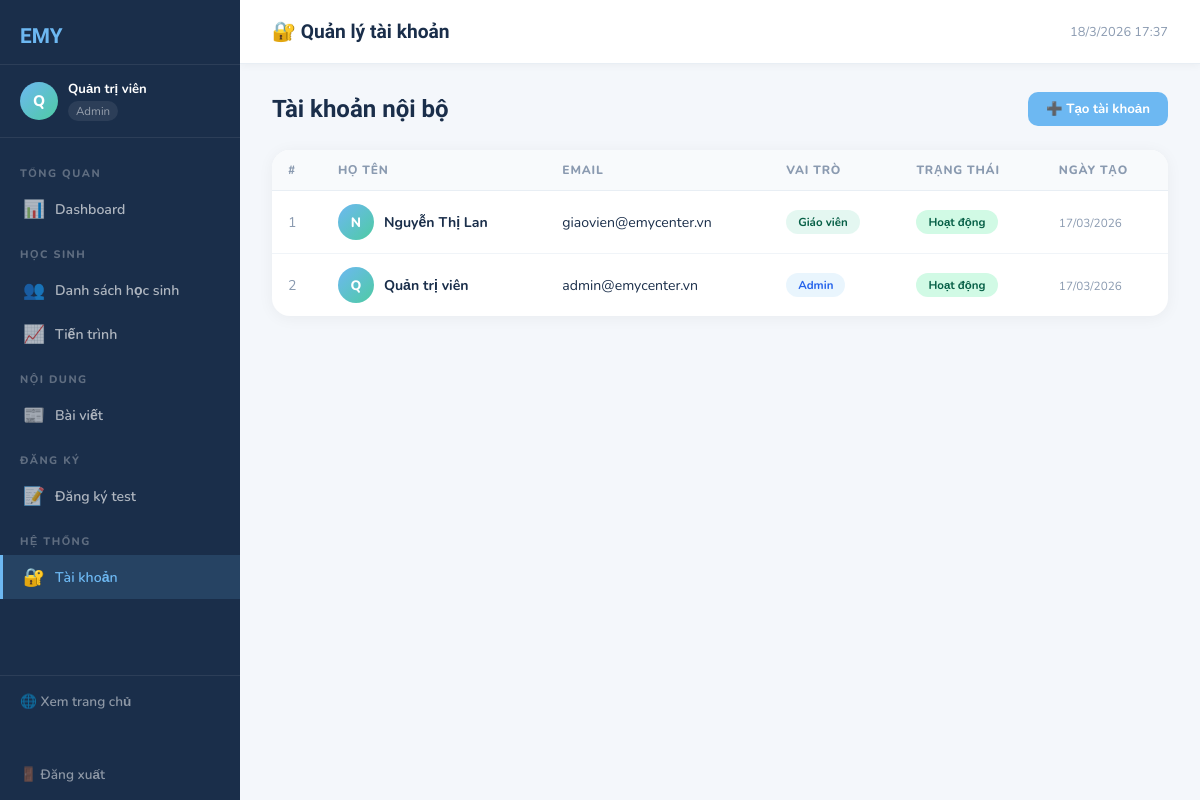
Page /admin/tai-khoan (signed in) on the committed database.
### models.py (models this page shows)
class User(UserMixin, db.Model):
    __tablename__ = 'users'
    id            = db.Column(db.Integer, primary_key=True)
    fullname      = db.Column(db.String(100), nullable=False)
    email         = db.Column(db.String(120), unique=True, nullable=False)
    password_hash = db.Column(db.String(200), nullable=False)
    role          = db.Column(db.String(20), default='teacher')
    avatar        = db.Column(db.String(200), default='default.png')
    is_active     = db.Column(db.Boolean, default=True)
    created_at    = db.Column(db.DateTime, default=datetime.utcnow)

### routes.py (the view)
@admin_bp.route('/tai-khoan')
@login_required
@admin_required
def accounts():
    users=User.query.order_by(User.created_at.desc()).all()
    return render_template('admin/accounts.html', users=users)

### app.py (called while the page is built)
@login_manager.user_loader
def load_user(user_id):
    return User.query.get(int(user_id))

### routes.py (called while the page is built)
def admin_required(f):
    @wraps(f)
    def decorated(*args, **kwargs):
        if not current_user.is_authenticated or current_user.role != 'admin':
            abort(403)
        return f(*args, **kwargs)
    return decorated

### templates/admin/accounts.html (shortened to what this page needs)
{% extends 'admin/base_admin.html' %}
{% block page_title %}🔐 Quản lý tài khoản{% endblock %}
{% block content %}
<div class="page-header">
  <div><h2>Tài khoản nội bộ</h2></div>
  <a href="{{ url_for('admin.add_account') }}" class="btn btn-primary">➕ Tạo tài khoản</a>
</div>
<div class="card">
  <div class="card-body">
    <div class="table-wrap">
      <table>
        <thead>
          <tr><th>#</th><th>Họ tên</th><th>Email</th><th>Vai trò</th><th>Trạng thái</th><th>Ngày tạo</th></tr>
        </thead>
        <tbody>
          {% for u in users %}
          <tr>
            <td style="color:#8a9ab0">{{ loop.index }}</td>
            <td>
              <div style="display:flex;align-items:center;gap:10px">
                <div style="width:36px;height:36px;border-radius:50%;background:linear-gradient(135deg,var(--sky),var(--mint));display:flex;align-items:center;justify-content:center;font-weight:800;color:#fff;font-size:.85rem;flex-shrink:0">
                  {{ u.fullname[0] }}
                </div>
                <strong>{{ u.fullname }}</strong>
              </div>
            </td>
            <td>{{ u.email }}</td>
            <td><span class="badge badge-{{ u.role }}">{{ 'Admin' if u.role == 'admin' else 'Giáo viên' }}</span></td>
            <td><span class="badge {{ 'badge-active' if u.is_active else 'badge-inactive' }}">{{ 'Hoạt động' if u.is_active else 'Đã khóa' }}</span></td>
            <td><small style="color:#8a9ab0">{{ u.created_at.strftime('%d/%m/%Y') }}</small></td>
          </tr>
          {% endfor %}
        </tbody>
      </table>
    </div>
  </div>
</div>
{% endblock %}

### templates/admin/base_admin.html (shortened to what this page needs)
{% extends 'base.html' %}
{% block body %}
<div class="admin-wrap">
  <aside class="sidebar">
    <a href="{{ url_for('admin.dashboard') }}" class="sidebar-logo">EMY </a>
    <div class="sidebar-user">
      <div class="sidebar-avatar">{{ current_user.fullname[0] }}</div>
      <div>
        <div class="sidebar-uname">{{ current_user.fullname }}</div>
        <span class="sidebar-urole">{{ 'Admin' if current_user.role == 'admin' else 'Giáo viên' }}</span>
      </div>
    </div>
    <nav class="sidebar-nav">
      <div class="nav-section">Tổng quan</div>
      <a href="{{ url_for('admin.dashboard') }}"
         class="nav-link {{ 'active' if request.endpoint == 'admin.dashboard' }}">
        <span class="icon">📊</span> Dashboard
      </a>
      <div class="nav-section">Học sinh</div>
      <a href="{{ url_for('admin.students') }}"
         class="nav-link {{ 'active' if 'student' in request.endpoint }}">
        <span class="icon">👥</span> Danh sách học sinh
      </a>
      <a href="{{ url_for('admin.progress') }}"
         class="nav-link {{ 'active' if 'progress' in request.endpoint }}">
        <span class="icon">📈</span> Tiến trình
      </a>
      <div class="nav-section">Nội dung</div>
      <a href="{{ url_for('admin.posts') }}"
         class="nav-link {{ 'active' if 'post' in request.endpoint }}">
        <span class="icon">📰</span> Bài viết
      </a>
      <div class="nav-section">Đăng ký</div>
      <a href="{{ url_for('admin.registrations') }}"
         class="nav-link {{ 'active' if 'registration' in request.endpoint }}">
        <span class="icon">📝</span> Đăng ký test
      </a>
      {% if current_user.role == 'admin' %}
      <div class="nav-section">Hệ thống</div>
      <a href="{{ url_for('admin.accounts') }}"
         class="nav-link {{ 'active' if 'account' in request.endpoint }}">
        <span class="icon">🔐</span> Tài khoản
      </a>
      {% endif %}
    </nav>
    <div class="sidebar-footer">
      <a href="{{ url_for('public.index') }}" class="logout-btn" style="margin-bottom:10px">
        🌐 Xem trang chủ
      </a><br><br>
      <a href="{{ url_for('auth.logout') }}" class="logout-btn">
        🚪 Đăng xuất
      </a>
    </div>
  </aside>
  <div class="main-content">
    <div class="topbar">
      <div class="topbar-title">{% block page_title %}Dashboard{% endblock %}</div>
      <div class="topbar-right">
        <span class="topbar-time" id="clock"></span>
      </div>
    </div>
    <div class="page-body">
      {% block content %}{% endblock %}
    </div>
  </div>
</div>
{% endblock %}

### templates/base.html (style rules this page uses)
:root { --sky:#6DB8F2; --mint:#4ECBA3; --sun:#FFD166; --coral:#FF7F7F; --lav:#B89EE8; --cream:#FFF9F0; --deep:#1A2E4A; --soft:#EAF4FF; --white:#ffffff; --sidebar-w: 240px; }
* { margin:0;padding:0;box-sizing:border-box; }
body { font-family:'Nunito',sans-serif;background:#f4f7fb;color:var(--deep); }

### templates/admin/base_admin.html (style rules this page uses)
:root { --sidebar-w:240px; }
.admin-wrap { display:flex; min-height:100vh; }
.sidebar { width:var(--sidebar-w); background:var(--deep); position:fixed; top:0; left:0; height:100vh; display:flex; flex-direction:column; overflow-y:auto; z-index:50; }
.sidebar-logo { padding:24px 20px 16px; font-family:'Baloo 2',cursive; font-size:1.3rem; font-weight:800; color:var(--sky); text-decoration:none; display:flex; align-items:center; gap:8px; border-bottom:1px solid rgba(255,255,255,.08); }
.sidebar-user { padding:16px 20px; border-bottom:1px solid rgba(255,255,255,.08); display:flex; align-items:center; gap:10px; }
.sidebar-avatar { width:38px; height:38px; border-radius:50%; background:linear-gradient(135deg,var(--sky),var(--mint)); display:flex; align-items:center; justify-content:center; font-weight:800; color:#fff; font-size:.95rem; flex-shrink:0; }
.sidebar-uname { font-size:.82rem; font-weight:700; color:#fff; line-height:1.3; }
.sidebar-urole { font-size:.72rem; color:rgba(255,255,255,.5); background:rgba(255,255,255,.08); padding:2px 8px; border-radius:20px; margin-top:3px; display:inline-block; }
.sidebar-nav { flex:1; padding:12px 0; }
.nav-section { padding:16px 20px 6px; font-size:.68rem; font-weight:800; letter-spacing:1.5px; color:rgba(255,255,255,.3); text-transform:uppercase; }
.nav-link { display:flex; align-items:center; gap:10px; padding:10px 20px; color:rgba(255,255,255,.65); text-decoration:none; font-size:.88rem; font-weight:600; transition:all .2s; border-left:3px solid transparent; }
.nav-link.active { background:rgba(109,184,242,.15); color:var(--sky); border-left-color:var(--sky); }
.nav-link .icon { font-size:1.1rem; width:22px; text-align:center; }
.sidebar-footer { padding:16px 20px; border-top:1px solid rgba(255,255,255,.08); }
.logout-btn { display:flex; align-items:center; gap:10px; color:rgba(255,255,255,.5); text-decoration:none; font-size:.85rem; font-weight:600; transition:color .2s; }
.main-content { margin-left:var(--sidebar-w); flex:1; display:flex; flex-direction:column; min-height:100vh; }
.topbar { background:#fff; padding:0 32px; height:64px; display:flex; align-items:center; justify-content:space-between; border-bottom:1px solid #e8eef4; position:sticky; top:0; z-index:40; box-shadow:0 2px 8px rgba(0,0,0,.04); }
.topbar-title { font-family:'Baloo 2',cursive; font-size:1.2rem; font-weight:700; }
.topbar-right { display:flex; align-items:center; gap:12px; }
.topbar-time { font-size:.8rem; color:#8a9ab0; }
.page-body { padding:28px 32px; flex:1; }
.card { background:#fff; border-radius:18px; box-shadow:0 2px 16px rgba(0,0,0,.05); overflow:hidden; }
.card-body { padding:0; }
.table-wrap { overflow-x:auto; }
table { width:100%; border-collapse:collapse; }
th { background:#f8fafc; padding:12px 16px; text-align:left; font-size:.75rem; font-weight:800; color:#8a9ab0; text-transform:uppercase; letter-spacing:.8px; border-bottom:1px solid #e8eef4; }
td { padding:13px 16px; border-bottom:1px solid #f0f4f8; font-size:.88rem; }
tr:last-child td { border-bottom:none; }
.badge { padding:4px 12px; border-radius:20px; font-size:.72rem; font-weight:700; display:inline-block; }
.badge-admin { background:rgba(109,184,242,.15); color:#2563eb; }
.badge-teacher { background:rgba(78,203,163,.15); color:#065f46; }
.badge-active { background:#d1fae5; color:#065f46; }
.btn { padding:8px 18px; border-radius:10px; font-weight:700; font-size:.83rem; border:none; cursor:pointer; text-decoration:none; display:inline-flex; align-items:center; gap:6px; transition:all .2s; }
.btn-primary { background:var(--sky); color:#fff; }
.page-header { display:flex; align-items:center; justify-content:space-between; margin-bottom:24px; }
.page-header h2 { font-family:'Baloo 2',cursive; font-size:1.5rem; font-weight:800; }

### rows in the picture
User: fullname "Q", fullname "Quản trị viên", role "Admin", email "admin@emycenter.vn", is_active "Hoạt động", created_at "17/03/2026"
User: fullname "N", fullname "Nguyễn Thị Lan", email "giaovien@emycenter.vn", role "Giáo viên", is_active "Hoạt động", created_at "17/03/2026"
